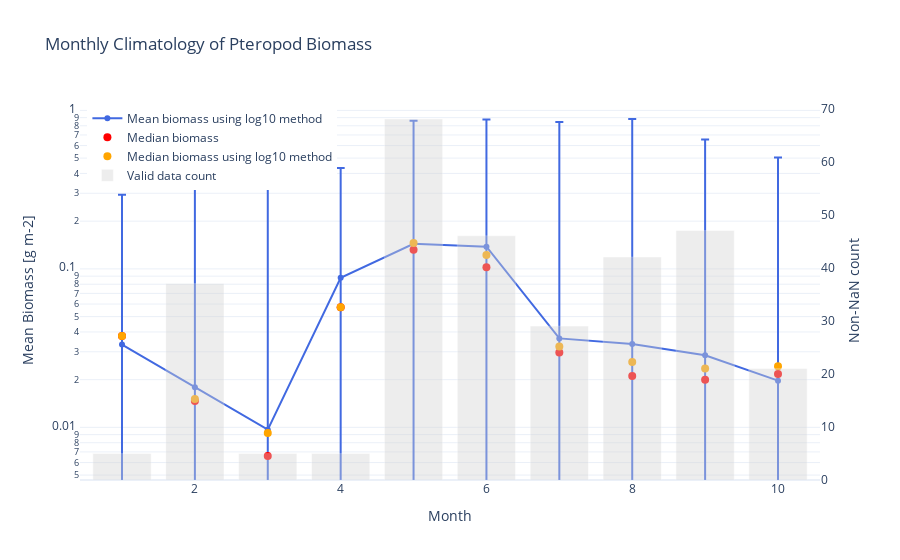

The cell this chart's notebook holds for it:
### Markdown cell above
<div style="padding: 10px; border-radius: 5px; background-color: #d4edda; color: #155724; border-left: 5px solid #28a745;">
    <strong>Question:</strong> for the standard deviation, do i do 10**pter_std ?
</div>

### Code cell
fig = go.Figure()

# Mean + standard deviation (curve with error intervals)
fig.add_trace(go.Scatter(
    x=df_clim_v2['month'],
    y=df_clim_v2['pteropod_biomass_gm2_mean'],
    mode='lines+markers',
    name='Mean biomass using log10 method',
    error_y=dict(
        type='data',
        array=df_clim_v2['pteropod_biomass_gm2_std'],
        visible=True
    ),
    line=dict(color='royalblue'),
    marker=dict(size=6)
))
# Median (previous)
fig.add_trace(go.Scatter(
    x=df_clim['month'],
    y=df_clim['pteropod_biomass_median'],
    mode='markers',
    name='Median biomass',
    marker=dict(color='red', symbol='circle', size=8)
))
# Median (dots)
fig.add_trace(go.Scatter(
    x=df_clim_v2['month'],
    y=df_clim_v2['pteropod_biomass_median'],
    mode='markers',
    name='Median biomass using log10 method',
    marker=dict(color='orange', symbol='circle', size=8)
)) 


# non-NaN count (bar, second axis)
fig.add_trace(go.Bar(
    x=df_clim_v2['month'],
    y=df_clim_v2['non_nan_count'],
    name='Valid data count',
    yaxis='y2',
    opacity=0.4,
    marker_color='lightgrey'
))

# presentation
fig.update_layout(
    title='Monthly Climatology of Pteropod Biomass ',
    xaxis=dict(title='Month'),
    yaxis=dict(
        type='log',
        title='Mean Biomass [g m-2]',
        #range=[df_clim["pteropods_mean"].min() * 0.9, df_clim["pteropods_mean"].max() * 3.4]  # dynamic adjustment
    ),
    yaxis2=dict(
        title='Non-NaN count',
        overlaying='y',
        side='right',
        showgrid=False
    ),
    legend=dict(x=0.01, y=0.99),
    template='plotly_white'
)

fig.show()

### Figure 1 — Plotly figure (JSON) as saved in the notebook; plotly's stock layout.template omitted (floating-point values rounded to 4 significant figures)
{"data": [{"error_y": {"array": [0.2606, 0.4104, 0.4335, 0.3448, 0.7151, 0.7368, 0.8083, 0.8488, 0.6275, 0.4841], "type": "data", "visible": true}, "line": {"color": "royalblue"}, "marker": {"size": 6}, "mode": "lines+markers", "name": "Mean biomass using log10 method", "type": "scatter", "x": [1, 2, 3, 4, 5, 6, 7, 8, 9, 10], "y": [0.03329, 0.01792, 0.009675, 0.08776, 0.144, 0.1381, 0.03643, 0.03357, 0.02852, 0.01972]}, {"marker": {"color": "red", "size": 8, "symbol": "circle"}, "mode": "markers", "name": "Median biomass", "type": "scatter", "x": [1, 2, 3, 4, 5, 6, 7, 8, 9, 10], "y": [0.03767, 0.01469, 0.006597, 0.05729, 0.1318, 0.1023, 0.02969, 0.02109, 0.01999, 0.02174]}, {"marker": {"color": "orange", "size": 8, "symbol": "circle"}, "mode": "markers", "name": "Median biomass using log10 method", "type": "scatter", "x": [1, 2, 3, 4, 5, 6, 7, 8, 9, 10], "y": [0.03767, 0.01512, 0.009227, 0.05729, 0.1457, 0.1224, 0.03236, 0.02588, 0.02348, 0.02427]}, {"marker": {"color": "lightgrey"}, "name": "Valid data count", "opacity": 0.4, "type": "bar", "x": [1, 2, 3, 4, 5, 6, 7, 8, 9, 10], "y": [5, 37, 5, 5, 68, 46, 29, 42, 47, 21], "yaxis": "y2"}], "layout": {"legend": {"x": 0.01, "y": 0.99}, "title": {"text": "Monthly Climatology of Pteropod Biomass "}, "xaxis": {"title": {"text": "Month"}}, "yaxis": {"title": {"text": "Mean Biomass [g m-2]"}, "type": "log"}, "yaxis2": {"overlaying": "y", "showgrid": false, "side": "right", "title": {"text": "Non-NaN count"}}}}
